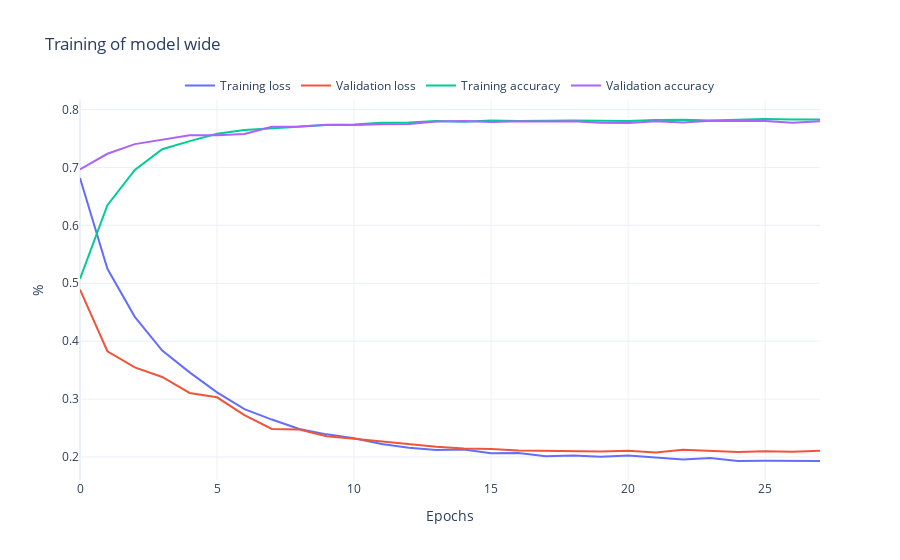

The cell this chart's notebook holds for it:
### Markdown cell above
#### Plot the training and validation loss

### Code cell
rst.plot_history(history_wide, "wide")

### Figure 1 — Plotly figure (JSON) as saved in the notebook; plotly's stock layout.template omitted (floating-point values rounded to 4 significant figures)
{"data": [{"mode": "lines", "name": "Training loss", "type": "scatter", "y": [0.6817, 0.5251, 0.4421, 0.3838, 0.3462, 0.3118, 0.2828, 0.2647, 0.2486, 0.2392, 0.2326, 0.2226, 0.2161, 0.2123, 0.2132, 0.2067, 0.2069, 0.2016, 0.2028, 0.2004, 0.2026, 0.1992, 0.196, 0.1984, 0.1932, 0.1935, 0.1936, 0.1934]}, {"mode": "lines", "name": "Validation loss", "type": "scatter", "y": [0.4891, 0.3827, 0.3548, 0.3382, 0.3107, 0.3032, 0.2724, 0.2486, 0.2477, 0.2361, 0.2317, 0.2272, 0.2233, 0.2178, 0.2148, 0.214, 0.2113, 0.211, 0.2096, 0.2095, 0.2108, 0.2079, 0.2128, 0.2104, 0.2086, 0.21, 0.2093, 0.2107]}, {"mode": "lines", "name": "Training accuracy", "type": "scatter", "y": [0.5077, 0.6349, 0.6957, 0.7315, 0.7454, 0.7582, 0.7648, 0.7676, 0.7714, 0.7732, 0.774, 0.7771, 0.7776, 0.7803, 0.7789, 0.7808, 0.7801, 0.7809, 0.7812, 0.7808, 0.7803, 0.7818, 0.7822, 0.7809, 0.782, 0.7836, 0.7826, 0.7827]}, {"mode": "lines", "name": "Validation accuracy", "type": "scatter", "y": [0.6967, 0.7236, 0.7403, 0.7473, 0.7555, 0.7557, 0.7579, 0.77, 0.7707, 0.7736, 0.7733, 0.7747, 0.775, 0.7794, 0.7804, 0.7782, 0.7797, 0.7794, 0.7799, 0.7771, 0.7766, 0.7797, 0.7775, 0.7806, 0.7808, 0.7804, 0.7773, 0.7799]}], "layout": {"legend": {"bgcolor": "rgba(255,255,255,0.5)", "orientation": "h", "x": 0.5, "xanchor": "center", "y": 1, "yanchor": "bottom"}, "title": {"text": "Training of model wide"}, "xaxis": {"title": {"text": "Epochs"}}, "yaxis": {"title": {"text": "%"}}}}
